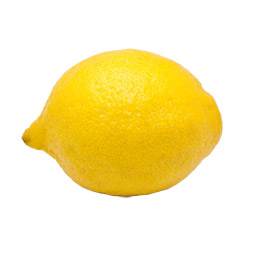
%> input picture TP2/EXO3/citron.jpg, 256 x 256 px
$ octave otsu1.m   (GNU Octave 9; MATLAB toolbox functions it lacks are replaced by stand-ins)
%> lines starting %> are read from the running program, lines starting %| are printed output that depends on the picture; in (x1, y1, x2, y2) boxes, pixels count from 0 and x2, y2 are one past the last pixel; in counts of white or black regions, pixels touching at a corner belong together; the program's own positions count from 1
### TP2/EXO3/histo.m
function [ h ] = histo( img ,hist)
[nl, nc]=size(img);
histon=zeros(1,hist+1);
for i=1:nc
    for j=1:nl
        histon(1,img(i,j)+1)=histon(1,img(i,j)+1)+1;
    end
end
    h=histon;
end

### TP2/EXO3/otsu1.m
matOtsu1=imread('citron.jpg');%lire l'image en specifiant son chemin chemin
%> matOtsu1 is the input picture: size 256x256x3 uint8; mean R, G, B 250, 236.2, 182.1
im=rgb2gray(matOtsu1);%convertire l'image en niveau de gris
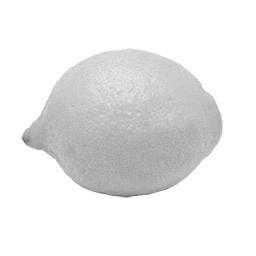
%> im: size 256x256 uint8; min 97, max 255, mean 234.2
%function rslt=otsu1(im)
[ql, qc]=size(im);
%> ql = 256; qc = 256
var=zeros(1,256);
rslt=zeros(ql,qc);
h=histo(im,max(im(:)));   %appelle a la fonction histo qui va nous calculer l'histogramme
%> after the loop in histo, `for i=1:nc`: histon = 255 values, max 43420 at index 255, min 0 at index 1, mean 257
%> in histo, `h=histon;`: h has the same summary as histon
%> h has the same summary as histon in histo
                       for i=2:max(im(:))%pour chercher le bon seuille on va calculer la variance pour chaque seuille de 2 a 256

                           S1=0;ws1=0;%initialser des valeurs a cumuler
                           for j=1:i-1 %de 1 jusqu'au seuille ca represente le elements de la classe c1
                                S1=S1+h(1,j);%les valeurs cumuler de h(1,j) compter tout les element quand la classe c1
                                ws1=ws1+double(j)*h(1,j);%les valeurs cumuler de j*h(1,j)tl que j et la couleur et h(1,j) est le nombre de fois qu'il revient
                           end
                           W1=S1/(qc*ql);%la probabilite qu'il appartien a la class c1
                           mu1=ws1/S1;%la moyenne de la classe c1
                           S2=0;ws2=0;%initialser des valeurs a cumuler dans la classe c2
                           for j=i:max(im(:))%du seuille jusqu'au max des valeurs qui existe dans la matrice pour compter tout les element de la classe c2
                               S2=S2+h(1,j);%les valeurs cumuler de h(1,j) compter tout les element quand la classe c2
                               ws2=ws2+double(j)*h(1,j);%les valeurs cumuler de j*h(1,j)tl que j et la couleur et h(1,j) est le nombre de fois qu'il revient
                           end
                           W2=S2/(qc*ql);%la probabilite qu'il appartien a la class c2
                           mu2=ws2/S2;%la mayenne de la classe c2;
                           ws=0;
                           for j=1:i-1%de 1 jusqu'au seuille ca represente le elements de la classe c1 pour calculer le poids
                                ws=ws+h(1,j)*(double(j)-mu1)*(double(j)-mu1);
                           end
                           V1=ws/S1;
                           ws=0;
                           for j=i:max(im(:))%du seuille jusqu'au max des valeurs pour calculer le poids
                              ws=ws+h(1,j)*(double(j)-mu2)*(double(j)-mu2);
                           end
                           V2=ws/S2;
                           var(1,i-1)=W1*V1+W2*V2;%calculer la fonction de otsu1 qui cherche a maximiser l'inter class
                       end
                       [~, seuille]= min(var);

                    for ii=1:ql%parcourir l'image  recu en parametre (image d'origine) pour comparer a la medianne est affecter sois un 0 ou un 1 selon les indices de la petite matrice MATMED
                       for jj=1:qc
                            if im(ii,jj)<seuille%la position qu'on recupere avec la fonction max represente notre seuille pour la petite matrice < affecter un 0
                                rslt(ii,jj)=0;%effectuer le seuillage
                            else%seuille> affecter un 1
                                rslt(ii,jj)=1;
                            end
                       end
                    end
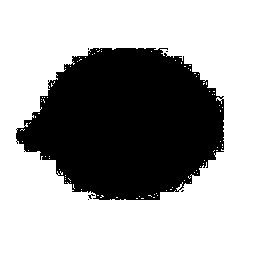
%> rslt: size 256x256 double; values 0 (black) and 1 (white), 64.6% white; 6 black regions (5 under 20 px), largest, box (x1, y1, x2, y2) and area: (16, 48, 224, 200) 23146
%end

imshow(rslt);
